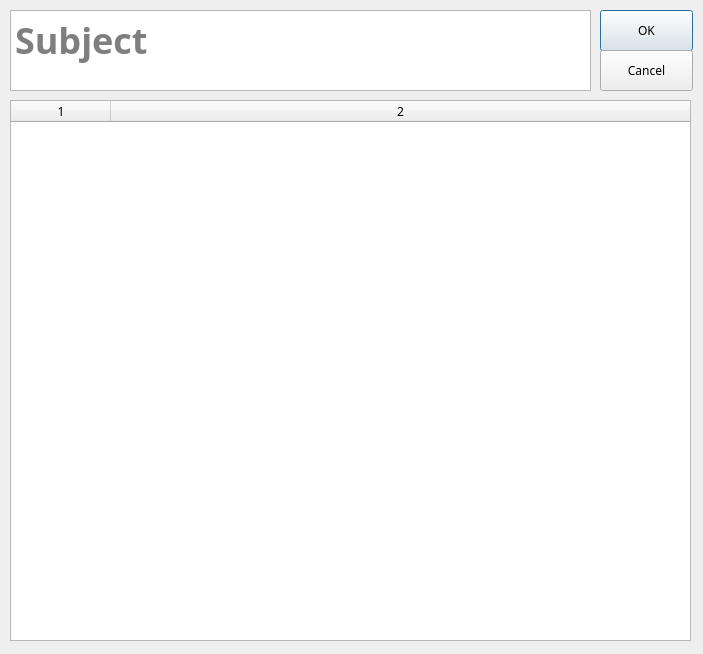
<?xml version="1.0" encoding="UTF-8"?>
<ui version="4.0">
 <class>AddGoalDialog</class>
 <widget class="QDialog" name="AddGoalDialog">
  <property name="geometry">
   <rect>
    <x>0</x>
    <y>0</y>
    <width>703</width>
    <height>654</height>
   </rect>
  </property>
  <property name="windowTitle">
   <string>Add Goal</string>
  </property>
  <widget class="QPushButton" name="UpdateGoalOKButton">
   <property name="geometry">
    <rect>
     <x>600</x>
     <y>10</y>
     <width>93</width>
     <height>41</height>
    </rect>
   </property>
   <property name="font">
    <font>
     <family>Segoe UI Semilight</family>
    </font>
   </property>
   <property name="cursor">
    <cursorShape>PointingHandCursor</cursorShape>
   </property>
   <property name="text">
    <string>OK</string>
   </property>
  </widget>
  <widget class="QPushButton" name="UpdateGoalCancelButton">
   <property name="geometry">
    <rect>
     <x>600</x>
     <y>50</y>
     <width>93</width>
     <height>41</height>
    </rect>
   </property>
   <property name="font">
    <font>
     <family>Segoe UI Semilight</family>
    </font>
   </property>
   <property name="cursor">
    <cursorShape>PointingHandCursor</cursorShape>
   </property>
   <property name="text">
    <string>Cancel</string>
   </property>
  </widget>
  <widget class="QTextEdit" name="SearchTextBox">
   <property name="geometry">
    <rect>
     <x>10</x>
     <y>10</y>
     <width>581</width>
     <height>81</height>
    </rect>
   </property>
   <property name="font">
    <font>
     <family>Segoe UI Semibold</family>
     <pointsize>27</pointsize>
     <weight>75</weight>
     <bold>true</bold>
    </font>
   </property>
   <property name="placeholderText">
    <string>Subject</string>
   </property>
  </widget>
  <widget class="QTableWidget" name="GoalTable">
   <property name="geometry">
    <rect>
     <x>10</x>
     <y>100</y>
     <width>681</width>
     <height>541</height>
    </rect>
   </property>
   <property name="font">
    <font>
     <family>Segoe UI Semilight</family>
    </font>
   </property>
   <property name="sizeAdjustPolicy">
    <enum>QAbstractScrollArea::AdjustToContents</enum>
   </property>
   <property name="columnCount">
    <number>2</number>
   </property>
   <attribute name="horizontalHeaderStretchLastSection">
    <bool>true</bool>
   </attribute>
   <attribute name="verticalHeaderStretchLastSection">
    <bool>true</bool>
   </attribute>
   <column/>
   <column/>
  </widget>
 </widget>
 <resources/>
 <connections/>
</ui>
